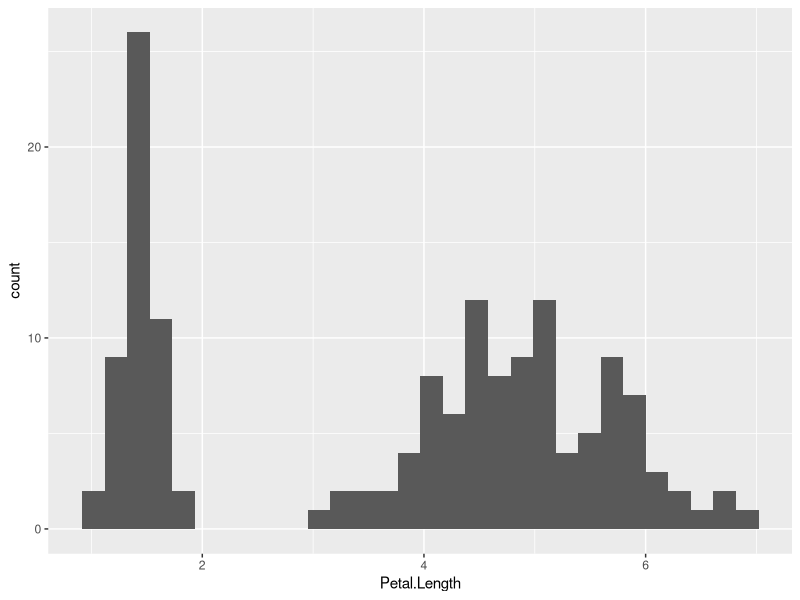
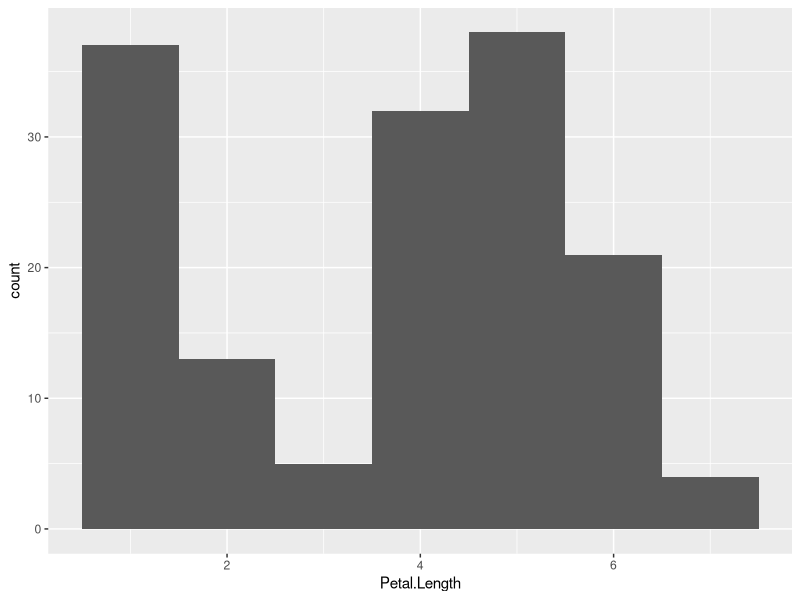
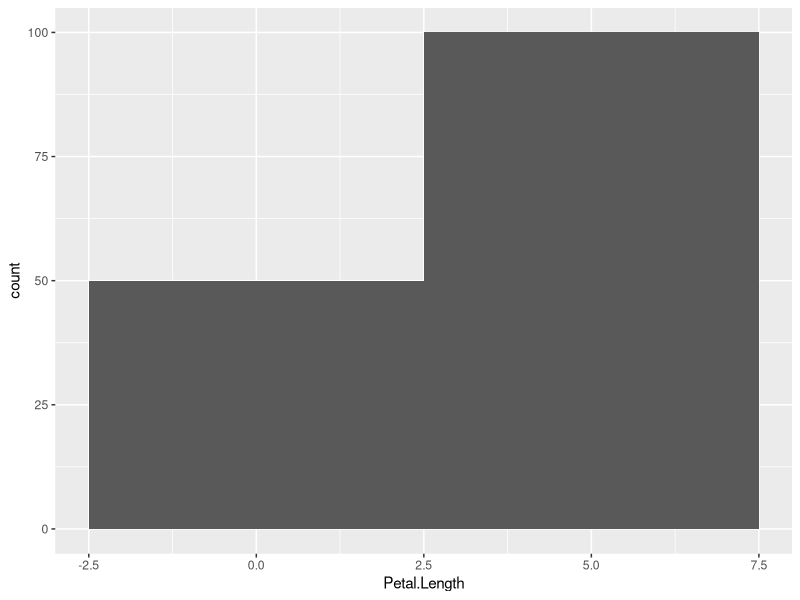
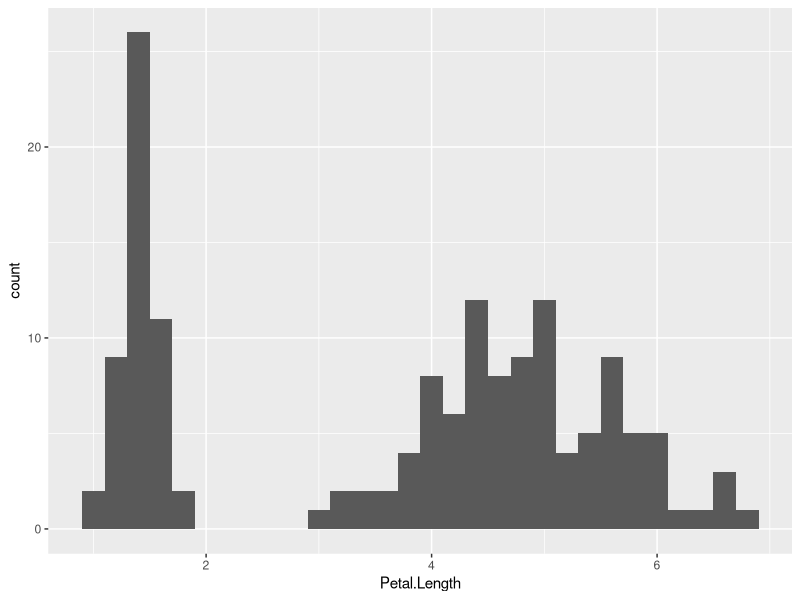

The R script that drew these images, in order: (Note: this script raises an error after producing the figures.)
summary(iris)
library(ggplot2)
ggplot(data=iris) + geom_histogram(mapping = aes(x=Petal.Length))
ggplot(data=iris) + geom_histogram(mapping = aes(x=Petal.Length), binwidth = 1)
ggplot(data=iris) + geom_histogram(mapping = aes(x=Petal.Length), binwidth = 5)
ggplot(data=iris) + geom_histogram(mapping = aes(x=Petal.Length), binwidth = 0.2)

x <- c(36, 42, 100, 28, 17, 12, 9, 4, 1)
sort(x)
median(x)
IQR(x)
quantile(x)
36 + 1.5 * 27
9 -  1.5 * 27
ggplot(data=x) + geom_boxplot(mapping = aes(x=x)) #error
data.frame(col1=x)
mydata <- data.frame(col1=x)
ggplot(data=mydata) + geom_boxplot(mapping = aes(y=col1))

ggplot(data=iris) + geom_boxplot(mapping=aes(y=Sepal.Width, x=Species))

ggplot(data=mpg)+ geom_bar(mapping = aes(x=class, fill=drv))
ggplot(data=mpg)+ geom_bar(mapping = aes(x=class, fill=drv), position = "dodge")

class(airquality$Month)
as.factor(airquality$Month)
airquality$Month <- as.factor(airquality$Month)
class(airquality$Month)
